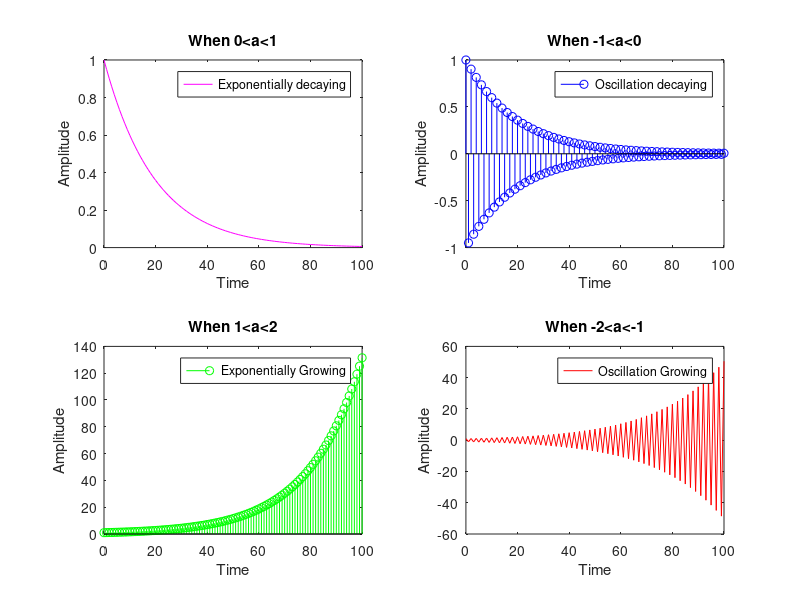

The MATLAB script that drew this image:
clc %clear command window
clear all %clear workspace variable
n=0:100; %appointing n's value between 0 to 100

subplot(2,2,1); %2 by 2 subplot and 1st position
a=0.95; %declaring a's value between 0<a<1
y=a.^n; %dot used for element-by-element powers, a is scaler, n is vactor
plot(n,y, 'm') %continuos / plotting / megenta color
xlabel('Time'); %naming X-axis
ylabel('Amplitude'); %naming Y-axis
title('When 0<a<1'); %naming the plot
legend('Exponentially decaying'); %naming the signal

subplot(2,2,2); %2 by 2 subplot and 2nd  position
b=-0.95; %declaring b's value between -1<a<0
y1=b.^n; %dot used for element-by-element powers, b is scaler, n is vactor
stem(n,y1, 'b') %discrete / plotting / blue color
xlabel('Time'); %naming X-axis
ylabel('Amplitude'); %naming Y-axis
title('When -1<a<0'); %naming the plot
legend('Oscillation decaying'); %naming the signal

subplot(2,2,3); %2 by 2 subplot and 3rd position
c=1.05; %declaring c's value between 1<a<2
y2=c.^n; %dot used for element-by-element powers, c is scaler, n is vactor
stem(n,y2, 'g') %discrete / plotting / green color
xlabel('Time'); %naming X-axis
ylabel('Amplitude'); %naming Y-axis
title('When 1<a<2'); %naming the plot
legend('Exponentially Growing'); %naming the signal

subplot(2,2,4); %2 by 2 subplot and 4th position
d=-1.04; %declaring d's value between -2<a<-1
y2=d.^n; %dot used for element-by-element powers, d is scaler, n is vactor
plot(n,y2, 'r') %continuous / plotting / red color
xlabel('Time'); %naming X-axis
ylabel('Amplitude'); %naming Y-axis
title('When -2<a<-1'); %naming the plot
legend('Oscillation Growing'); %naming the signal